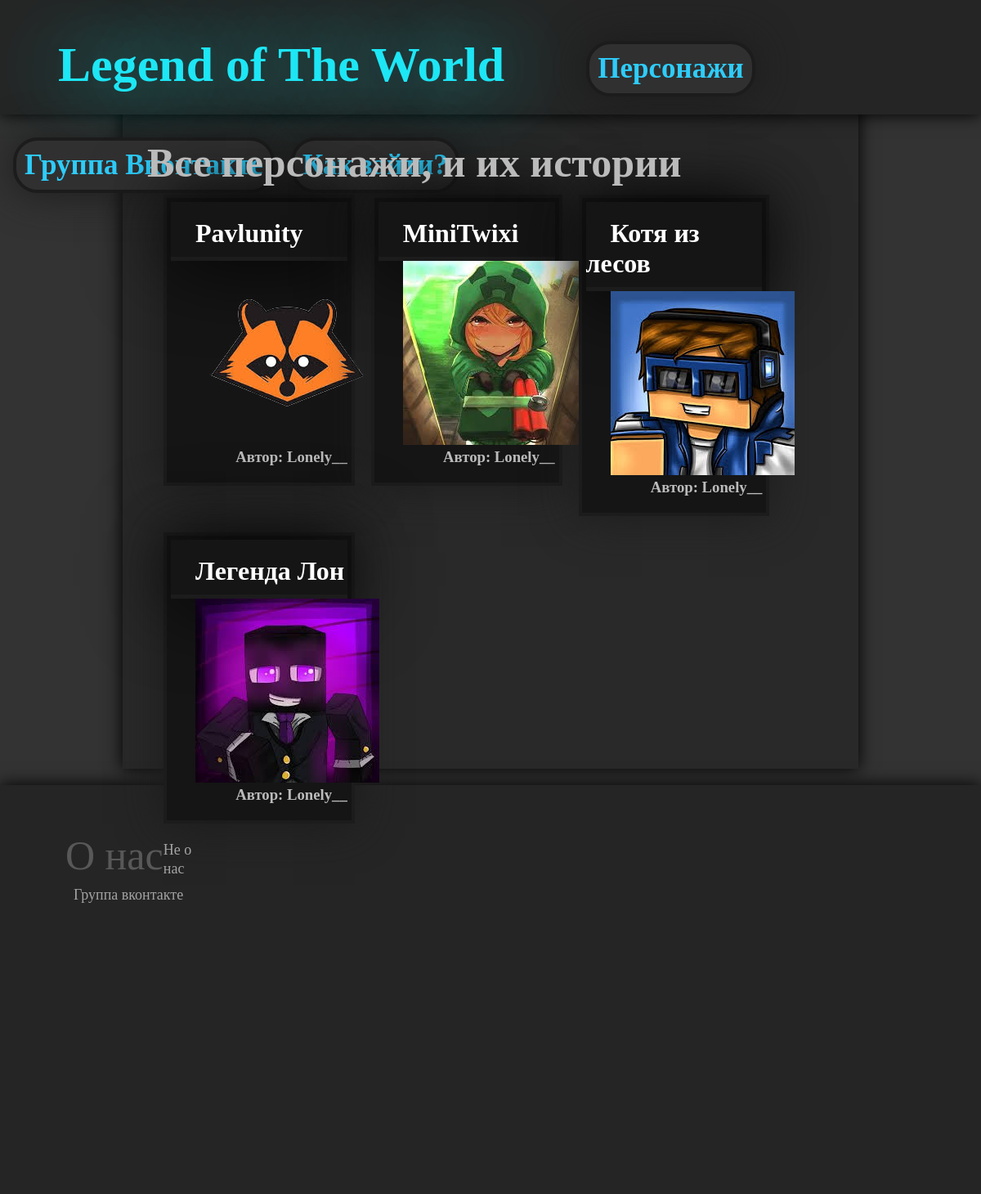
The page /coolstory/ on the database its author committed.
### WebSite/apps/coolstory/models.py (models this page shows, shortened)
class Person(models.Model):
	person_name = models.CharField('Имя персонажа', max_length = 200)
	person_photo = models.ImageField('Изображение персонажа', upload_to='img', blank=True)
	person_author = models.CharField('Автор персонажа', max_length = 50)
	class Meta:
		verbose_name = 'Персонаж'
		verbose_name_plural = 'Персонажи'

### WebSite/apps/coolstory/views.py (the view)
# urls.py: path('', views.start_story, name = 'start_story'),
def start_story(request):
	person = Person.objects.order_by('-id')
	return render(request, 'coolstory/templates_base.html', {'person': person})

### WebSite/templates/coolstory/templates_base.html
{% extends 'coolstory/base.html' %}
{% block person %}
	{% for a in person %}
		<div class="content-person">
			<div class="content-header">
				<h1><a href="{% url 'coolstory:detail_story' a.id %}">{{a.person_name}}</a></h1>
			</div>
			<div class="person-detail-img">
				<img src="{{a.person_photo.url}}">
			</div>
			<div class="person-detail-author">
				<h3>Автор: {{a.person_author}}</h3>
			</div>
		</div>
	{% endfor %}
{% endblock %}

### WebSite/templates/coolstory/base.html (shortened to what this page needs)
{% load static %}
<!DOCTYPE html>
<html lang="en">
<head>
	<link rel="stylesheet" href='{% static "global/style.css" %}'>
	<link rel='stylesheet' href='{% static "base/base_style.css" %}'/>
	<link rel="stylesheet" href='{% static "coolstory/style.css" %}'/>
</head>
<body>
	{% include 'temp/header.html' %}
	<div class="content-bar-h">
		<div class='person-allperson'>
			<h2>Все персонажи, и их истории</h2>
		</div>
		<div class='content-h'>
			{% block person %}{% endblock %}
		</div>
	</div>
	{% include 'temp/footer.html' %}
</body>
</html>

### WebSite/templates/temp/header.html
<header>
	<div class="button-header">
		<li><h1><a href="{% url 'base:start_base' %}">Legend of The World</a></h1></li>
		<li><h2><a href="{% url 'coolstory:start_story' %}">Персонажи</a></h2></li>
		<li><h2><a href="https://vk.com/lotwprivate">Группа Вконтакте</a></h2></li>
		<li><h2><a href="{% url 'base:join' %}">Как зайти?</a></h2></li>
	</div>
</header>

### WebSite/templates/temp/footer.html
{% load static %}
<footer>
	<div class="footer-text">
		<div class='footer-title'>
			О нас
		</div>
		<br>
		<div class="footer-content">
			<li><a href="{% url 'footer:about' %}">Не о нас</a></li>
		</div>
		<div class="footer-content">
			<li><a href="https://vk.com/lotwprivate">Группа вконтакте</a></li>
		</div>
	</div>
</footer>

### WebSite/static/global/style.css (style rules this page uses)
body, html { width: 100%; height: 100%; }
* { margin: 0; padding: 0; outline: none; }
body { background-color: #333; }
header { height: 130px; width: 99%; background-color: #252525; color: #bbb; padding: 10px 0.5% 0px 0.5%; float: left; box-shadow: 0 0 20px #000; margin-bottom: 30px; }
header .button-header { float: left; }
header .button-header li { font-size: 16px; display: block; float: left; margin-top: 30px; }
header .button-header li h1 { font-size: 60px; width: auto; padding: 5px; margin-left: 60px; padding-right: 90px; text-shadow: 0 0 100px #1eebfa; }
header .button-header li h1 a { text-decoration: none; color: #1de6f5; }
header .button-header li h2 { padding-right: 10px; padding: 10px; margin: 10px; font-size: 35px; border: 4px solid #1C1C1C; border-radius: 30px; box-shadow: 0 0 50px #1C1C1C; background-color: #303030; }
header .button-header li h2 a { color: #2ECCFA; text-decoration: none; height: 20px; }
.content-header { padding-top: 20px; border-bottom: 5px solid #F2F2F2; border-color: #1C1C1C; box-shadow: 0 0 100px #000; padding-bottom: 10px; }
footer { background-color: #252525; margin-top: 20px; width: 100%; height: 500px; box-shadow: 0 0 20px #000; }
footer li { list-style-type: none; }
footer .footer-title { width: auto; display: block; float: left; padding-left: 30px; font-size: 50px; }
footer .footer-text { width: 250px; color: #585858; padding-left: 50px; padding-top: 40px; }
footer .footer-text li { font-size: 20px; margin: 9px 20px 0px 20px; }
footer .footer-content { width: 200px; margin-left: 20px; }
footer .footer-text .footer-content li a { text-decoration: none; color: #A4A4A4; font-size: 18px; font-style: normal; }
.tabs, .content-bar, .content, .footer, .content-header { margin-right: auto; margin-left: auto; }

### WebSite/static/coolstory/style.css (style rules this page uses)
.content-person { background-color: #151515; padding: 5px; margin: 10px; padding-bottom: 20px; box-shadow: 0 0 50px #1C1C1C; border: 4px solid #1C1C1C; height: auto; width: 26%; float: left; }
.content-person h1 a { text-decoration: none; color: #fff; padding-left: 30px; }
.content-person img { padding-left: 30px; }
.content-person h3 { float: right }
.content-bar-h { color: #bbb; background-color: #292929; width: 70%; height: 110%; padding: 30px; box-shadow: 0 0 20px #000; }
.content-h { padding-left: 10px; }
.person-allperson { margin-top: 10px; }
.person-allperson h2 { font-size: 50px; }
.content-bar-h, .content-h { margin-right: auto; margin-left: auto; }

### rows shown on the page
Person: person_name "Pavlunity", person_photo (picture), person_author "Lonely__"
Person: person_name "MiniTwixi", person_photo (picture), person_author "Lonely__"
Person: person_name "Котя из лесов", person_photo (picture), person_author "Lonely__"
Person: person_name "Легенда Лон", person_photo (picture), person_author "Lonely__"
